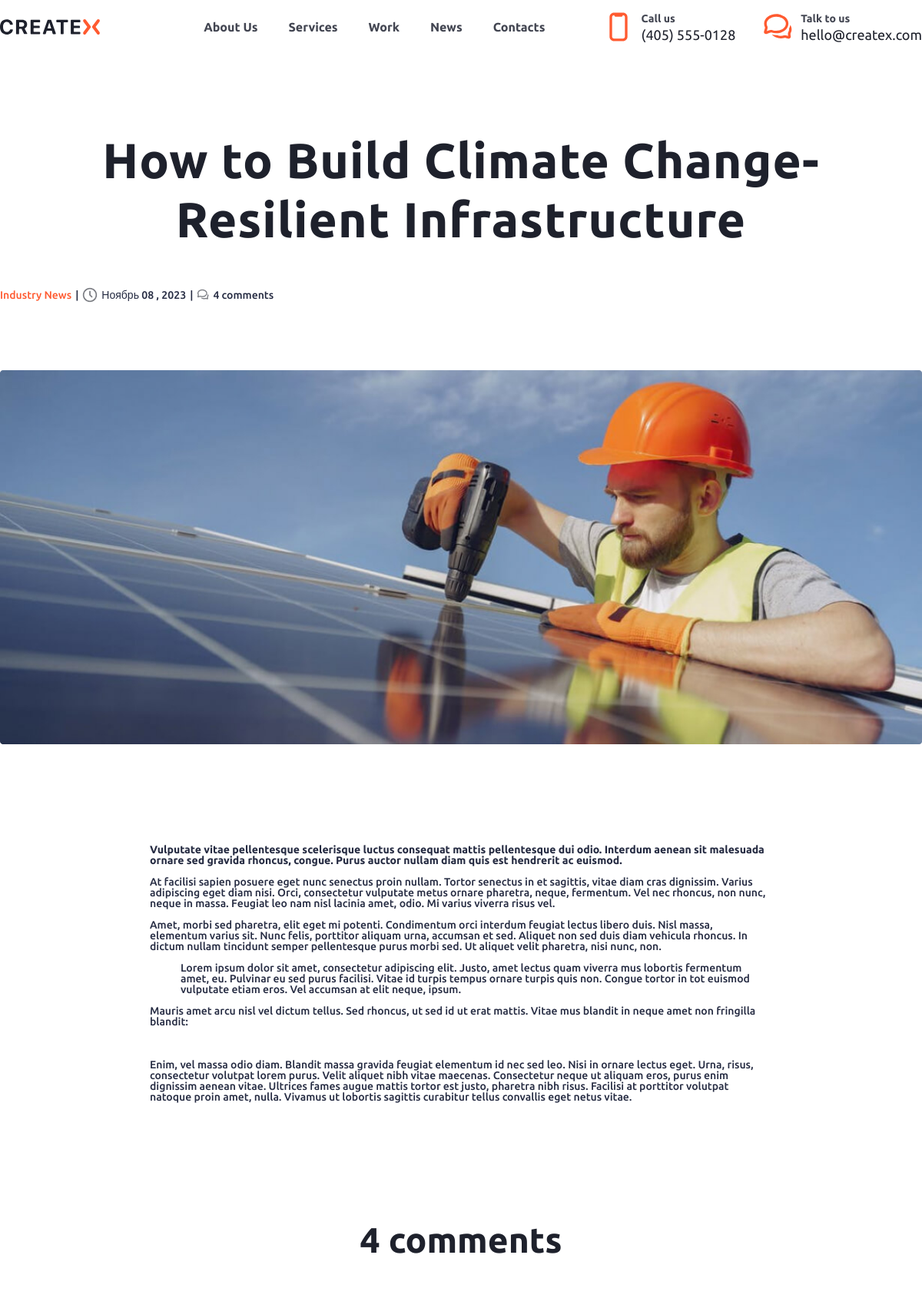
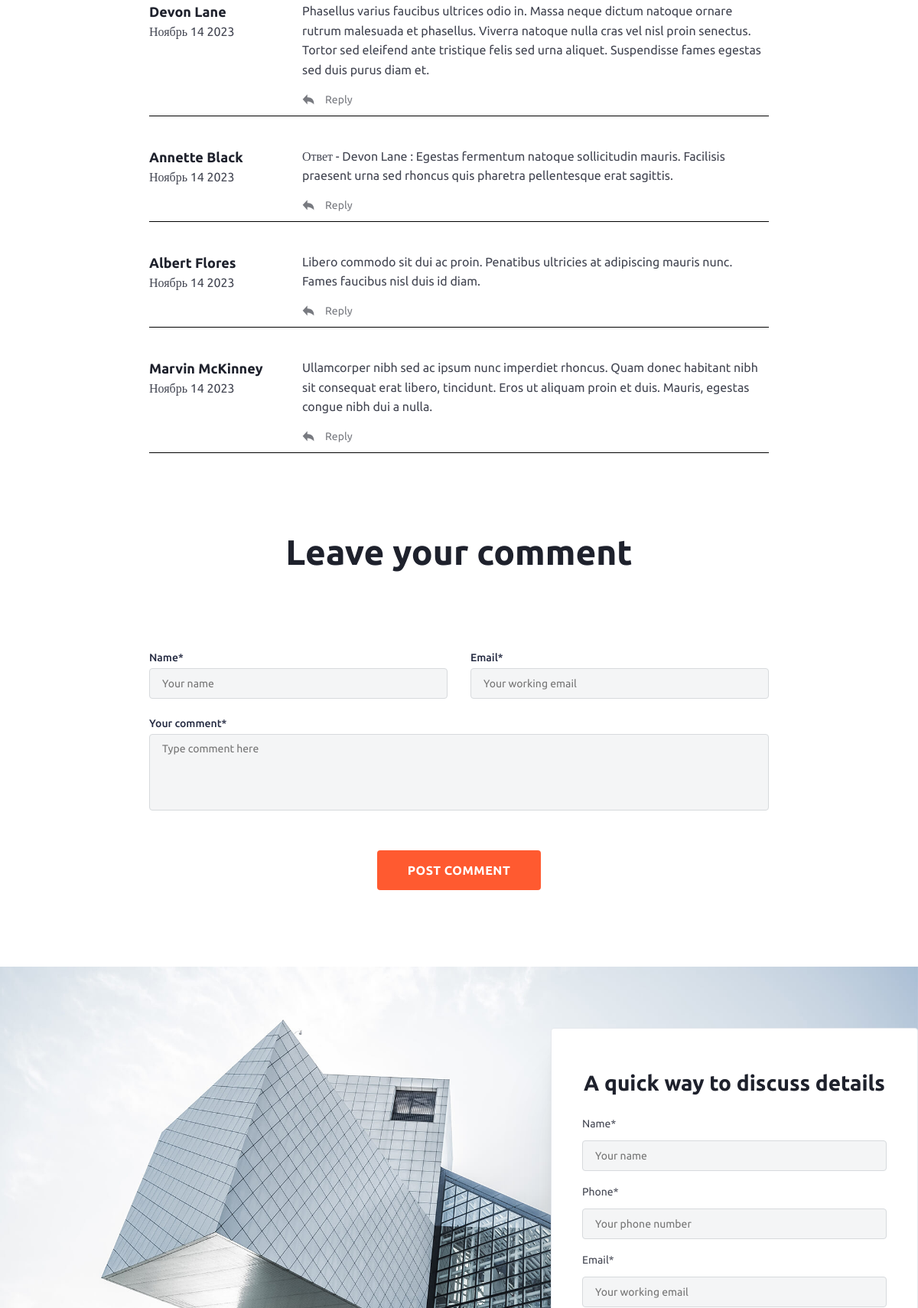
/news/how-to-build-climate-change-resilient-infrastructure (upper part), run on the app's committed database (2 pictures, top to bottom).
### news/models.py (models this page shows, shortened)
class NewsModel(models.Model):
    title = models.CharField(max_length=200, verbose_name='Заголовок')
    img = models.ImageField(upload_to='news/%Y/%m/%d/', verbose_name='Главное фото')
    slug = models.SlugField(max_length=200, unique=True, db_index=True, verbose_name='URL-новости')
    content = models.TextField(verbose_name='Контент')
    date_publish = models.DateField(auto_now_add=True, verbose_name='Дата публикации')
    categoryID = models.ForeignKey(CategoryNews,on_delete=models.CASCADE, verbose_name='Тема новости')
    is_published = models.BooleanField(default=True, verbose_name='Публикация')
    def __str__(self):
        return f'{self.title} {self.date_publish}'
    class Meta:
        verbose_name = "Новость"
        verbose_name_plural = "Новости"

class CategoryNews(models.Model):
    name = models.CharField(max_length=50, verbose_name='Название категории')
    slug = models.SlugField(max_length=50, unique=True, db_index=True, verbose_name='URL-категории')
    def __str__(self):
        return f'{self.name}'
    class Meta:
        verbose_name = "Категория новостей"
        verbose_name_plural = "Категории новостей"

class NewsCommentsModefl(models.Model):
    user_name = models.CharField(max_length=50, verbose_name='Комментатор')
    user_email = models.EmailField(max_length=100, verbose_name='e-mail комментатора')
    comment = models.TextField(max_length=5000, verbose_name='Комментарий')
    parent = models.ForeignKey('self', verbose_name="Родитель", on_delete=models.SET_NULL, blank=True, null=True)
    news = models.ForeignKey(NewsModel, on_delete=models.CASCADE, verbose_name='Новость')
    date_publish = models.DateField(auto_now_add=True, verbose_name='Дата комментария')
    is_published = models.BooleanField(default=True, verbose_name='Публикация')
    class Meta:
        verbose_name = "Комментарий"
        verbose_name_plural = "Комментарии"

### news/views.py (the view)
# urls.py: path('<slug:slug>',NewsDetail.as_view(), name='newsDetail' ), #Страница - новость детально
class NewsDetail(FormsMixin,DetailView):
    model = NewsModel
    template_name = 'news/newsDetailPage.html'
    context_object_name = 'news'
    slug_url_kwarg = 'slug'
    def get_context_data(self, **kwargs):
        context = super().get_context_data(**kwargs)
        c_def = self.get_user_context()
        context['title'] = context['object']
        context['form'] = NewsCommentsModeflForm
        context = dict(list(context.items()) + list(c_def.items()))
        return context

### createx/templatetags/createx_tag.py (called while the page is built)
@register.simple_tag()
def get_soc_links():
    return OurSocLinks.objects.all()

### createx/utils.py (called while the page is built)
    def get_user_context(self,**kwargs):
        context = kwargs
        context['social_links'] = OurSocLinks.objects.all()
        context['AskFromUserForm'] = AskFromUserForm
        context['UserSubscribeForm'] = UserSubscribeForm
        context['DiscussForUserForm'] = DiscussForUserForm
        return context

### createx/templates/news/newsDetailPage.html (shortened to what this page needs)
{% extends "base.html" %}
{% load createx_tag %}
{% load static %}
{% block content %}
<section class="new_main_block">
	<div class="news_block_detail">
		<h2 class="news_h2_title">
			{{news.title}}
		</h2>
		<div class="news_header_info">
			<div class="news_info">
				<p class="apInfoP">
					<span class="apInfoP_orange">{{news.categoryID}}</span>|
					<img src="{% static 'img/news/Clock.png' %}" alt="">
					<span>{{news.date_publish|date:"F d , Y"}}</span>|
					<img src="{% static 'img/news/Chat.png' %}" alt="">
					{% if news.newscommentsmodefl_set.count > 0 %}
					<span>{{news.newscommentsmodefl_set.count}} comments</span>
					{% else %}
					<span>No comments</span>
					{% endif %}
				</p>
			</div>
		</div>
		<div class="news_content_info">
			<div class="news_banner_info">
				<img src="{{news.img.url}}" alt="Фото" class="news_banner_img">
			</div>
		</div>
		<div class="news_content_content">
			{{news.content|safe}}
		</div>
	</div>
</section>
<sections class="comments_main_block">
	<div class="block_comments">
		<h2 class="h2_center_46">{{news.newscommentsmodefl_set.all.count}} comments</h2>
		<div class="comments_list">
			{% for comment in news.newscommentsmodefl_set.all %}
				<div class="comment_items">
					<div class="comment_info">
						<p class="comment_info_p_18">{{comment.user_name}}</p>
						<p class="comment_info_p_14">{{comment.date_publish|date:"F d Y"}}</p>
					</div>
					<div class="comment_content">
						<p class="comment_info_p_14">{{comment.comment}}</p>
						<button class="reply" onclick="addComment('{{comment.user_name}}','{{comment.id}}')">reply</button>
					</div>
				</div>
			{% endfor %}
		</div>
	</div>
	<div class="block_comment_main">
		<h2 class="h2_center_46">Leave your comment</h2>
		<div class="block_comment_form">
			<form action="{% url 'AddComment' news.id %}" method="post" enctype="multipart/form-data" name="comment_form" class="comment_form">
				<div class="form_header_comment">
					<div class="name_comment_form">
						<label for="{{form.user_name.id_for_label}}">Name*</label>
						{{form.user_name}}
					</div>
					<div class="name_comment_form">
						<label for="{{form.user_email.id_for_label}}">Email*</label>
						{{form.user_email}}
					</div>
				</div>
				<div class="comment_comment_form">
					<label for="{{form.comment.id_for_label}}">Your comment*</label>
					{{form.comment}}
				</div>
				<div class="submit_block">
					<input type="submit" value="Post Comment" class="submit_comment">
				</div>
			</form>
		</div>
	</div>
</sections>
{% endblock content %}

### createx/static/css/min_style.css (style rules this page uses)
* { padding: 0; margin: 0; border: 0; box-sizing: border-box; }
*,*:before,*:after { -moz-box-sizing: border-box; -webkit-box-sizing: border-box; box-sizing: border-box; }
html,body { height: 100%; width: 100%; font-size: 100%; line-height: 1; font-size: 14px; -ms-text-size-adjust: 100%; -moz-text-size-adjust: 100%; -webkit-text-size-adjust: 100%; font-family: Montserrat; font-weight: 500; color: rgba(37, 43, 66, 1); }
input,button,textarea { font-family:inherit; }
button { cursor: pointer; }
img { vertical-align: top; }
p { margin: 0; padding: 0; }
h1,h2,h3,h4,h5,h6 { font-size:inherit;font-weight: 400;margin: 0;padding: 0; }

### createx/static/css/statick_style.css (style rules this page uses)
.h2_center_46 { color: var(--gray-900, #1E212C); text-align: center; font-size: 46px; font-weight: 700; line-height: 130%; }

### createx/static/css/style.css (style rules this page uses)
* { font-family: 'Ubuntu', sans-serif; }
body { height: auto; position: relative; }
.discuss_form input { width: 100%; padding: 11px 16px; border-radius: 4px; border: 1px solid var(--gray-400, #D7DADD); background: var(--gray-200, #F4F5F6); margin-bottom: 20px; }
.apInfoP { display: flex; justify-content: flex-start; align-items: center; gap: 5px; margin-bottom: 8px; }
.new_main_block { margin-top: 70px; width: 100%; height: auto; }
.news_block_detail { max-width: 1230px; height: auto; margin: 0px auto; padding: 100px 0px; }
.news_h2_title { color: var(--gray-900, #1E212C); text-align: center; font-family: Ubuntu; font-size: 64px; font-weight: 700; line-height: 120%; letter-spacing: 1px; padding-bottom: 50px; }
.apInfoP_orange { color: rgba(255, 90, 48, 1); }
.news_content_info { width: 100%; height: auto; padding: 80px 0px; }
.news_banner_info { width: 100%; height: auto; }
.news_banner_img { width: 100%; object-fit: cover; }
.news_content_content { max-width: 810px; margin: 0px auto; height: auto; padding: 50px 0px; }
.comments_main_block { width: 100%; height: auto; }
.block_comments { max-width: 810px; margin: 0px auto; }
.comments_list { width: 100%; height: auto; padding: 60px 0px; }
.comment_items { width: 100%; height: auto; display: flex; justify-content: space-between; align-items: flex-start; padding-bottom: 10px; margin-bottom: 40px; border-bottom: 1px solid black; }
.comment_info { height: 100%; padding-bottom: 30px; min-width: 200px; padding-right: 30px; overflow: hidden; }
.comment_info_p_18 { color: var(--gray-900, #1E212C); font-family: Ubuntu; font-size: 18px; font-weight: 700; line-height: 150%; }
.comment_info_p_14 { color: var(--gray-800, #424551); font-family: Ubuntu; font-size: 16px; font-weight: 400; line-height: 160%; }
.comment_content { flex-grow: 1; }
.reply { color: var(--gray-700, #787A80); font-family: Ubuntu; font-size: 14px; font-style: normal; font-weight: 400; line-height: 150%; background: none; padding-top: 15px; text-transform: capitalize; position: relative; margin-left: 30px; }
.reply::before { content: ''; display: inline-block; background-image: url('../img/news/share-arrow.svg'); width: 16px; height: 16px; position: absolute; top: 17px; left: -30px; }
.block_comment_main { width: 100%; height: auto; }
.block_comment_form { max-width: 1290px; margin: 0px auto; margin-top: 100px; }
.block_comment_main { max-width: 810px; margin: 0px auto; padding-bottom: 100px; }
.comment_form { width: 100%; height: auto; }
.form_header_comment { width: 100%; display: flex; justify-content: space-between; }
.name_comment_form label, .name_comment_form label { display: block; }
.name_comment,.email_comment { width: 390px; border-radius: 4px; border: 1px solid var(--gray-400, #D7DADD); background: var(--gray-200, #F4F5F6); padding: 11px 16px; }
.comment_comment_form { width: 100%; padding-top: 25px; }
.comment { width: 100%; height: 100px; border-radius: 4px; border: 1px solid var(--gray-400, #D7DADD); background: var(--gray-200, #F4F5F6); padding: 11px 16px; resize: none; opacity: 1; z-index: 2; color: #1E212C; }
.submit_block { width: 100%; height: auto; display: flex; justify-content: center; margin-top: 50px; }
.submit_comment { border-radius: 4px; background: #FF5A30; padding: 0px 40px; color: var(--white, #FFF); text-align: center; font-family: Ubuntu; font-size: 16px; font-weight: 700; line-height: 52px; letter-spacing: 0.5px; text-transform: uppercase; }

### data on the page
NewsModel: title "How to Build Climate Change-Resilient Infrastructure", categoryID "Industry News", date_publish "Ноябрь 08 , 2023", newscommentsmodefl_set.count "4", img (picture), content "Vulputate vitae pellentesque scelerisque luctus consequat mattis pellentesque dui odio. Interdum aenean sit malesuada ornare sed gravida rhoncus, congue. Purus auctor nullam diam quis est hendrerit ac euismod. At facilisi sapien posuere eget nunc senectus proin nullam. Tortor senectus in et sagittis, vitae diam cras dignissim. Varius adipiscing eget diam nisi. Orci, consectetur vulputate metus ornare pharetra, neque, fermentum. Vel nec rhoncus, non nunc, neque in massa. Feugiat leo nam nisl lacinia amet, odio. Mi varius viverra risus vel. Amet, morbi sed pharetra, elit eget mi potenti. Condimentum orci interdum feugiat lectus libero duis. Nisl massa, elementum varius sit. Nunc felis,…", newscommentsmodefl_set.all.count "4"
NewsCommentsModefl: user_name "Devon Lane", date_publish "Ноябрь 14 2023", comment "Phasellus varius faucibus ultrices odio in. Massa neque dictum natoque ornare rutrum malesuada et phasellus. Viverra natoque nulla cras vel nisl proin senectus. Tortor sed eleifend ante tristique felis sed urna aliquet. Suspendisse fames egestas sed duis purus diam et."
NewsCommentsModefl: user_name "Annette Black", date_publish "Ноябрь 14 2023", comment "Ответ - Devon Lane : Egestas fermentum natoque sollicitudin mauris. Facilisis praesent urna sed rhoncus quis pharetra pellentesque erat sagittis."
NewsCommentsModefl: user_name "Albert Flores", date_publish "Ноябрь 14 2023", comment "Libero commodo sit dui ac proin. Penatibus ultricies at adipiscing mauris nunc. Fames faucibus nisl duis id diam."
NewsCommentsModefl: user_name "Marvin McKinney", date_publish "Ноябрь 14 2023", comment "Ullamcorper nibh sed ac ipsum nunc imperdiet rhoncus. Quam donec habitant nibh sit consequat erat libero, tincidunt. Eros ut aliquam proin et duis. Mauris, egestas congue nibh dui a nulla."
